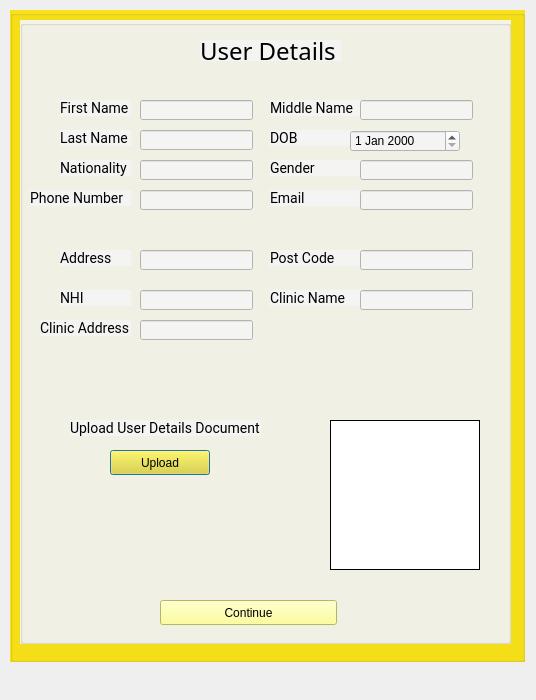
<?xml version="1.0" encoding="UTF-8"?>
<ui version="4.0">
 <class>citezinDetailDialog</class>
 <widget class="QDialog" name="citezinDetailDialog">
  <property name="geometry">
   <rect>
    <x>0</x>
    <y>0</y>
    <width>536</width>
    <height>700</height>
   </rect>
  </property>
  <property name="windowTitle">
   <string>Dialog</string>
  </property>
  <widget class="QGroupBox" name="groupBox">
   <property name="geometry">
    <rect>
     <x>10</x>
     <y>10</y>
     <width>515</width>
     <height>652</height>
    </rect>
   </property>
   <property name="styleSheet">
    <string notr="true">background-color: rgb(247, 225, 24);</string>
   </property>
   <property name="title">
    <string/>
   </property>
   <widget class="QGroupBox" name="groupBox_2">
    <property name="geometry">
     <rect>
      <x>10</x>
      <y>10</y>
      <width>491</width>
      <height>624</height>
     </rect>
    </property>
    <property name="styleSheet">
     <string notr="true">background-color: rgb(244, 244, 244,0.94);</string>
    </property>
    <property name="title">
     <string/>
    </property>
    <widget class="QLabel" name="label">
     <property name="geometry">
      <rect>
       <x>180</x>
       <y>20</y>
       <width>141</width>
       <height>21</height>
      </rect>
     </property>
     <property name="styleSheet">
      <string notr="true">font-family: Nunito;
font-style: normal;
font-weight: normal;
font-size: 24px;
line-height: 33px;

color: #000000;</string>
     </property>
     <property name="text">
      <string>User Details</string>
     </property>
    </widget>
    <widget class="QLabel" name="firstNameLabel">
     <property name="geometry">
      <rect>
       <x>40</x>
       <y>80</y>
       <width>71</width>
       <height>16</height>
      </rect>
     </property>
     <property name="styleSheet">
      <string notr="true">font-family: Roboto;
font-style: normal;
font-weight: normal;
font-size: 14px;
line-height: 16px;

color: #000000;</string>
     </property>
     <property name="text">
      <string>First Name</string>
     </property>
    </widget>
    <widget class="QLabel" name="lastNameLabel">
     <property name="geometry">
      <rect>
       <x>40</x>
       <y>110</y>
       <width>71</width>
       <height>16</height>
      </rect>
     </property>
     <property name="styleSheet">
      <string notr="true">font-family: Roboto;
font-style: normal;
font-weight: normal;
font-size: 14px;
line-height: 16px;

color: #000000;</string>
     </property>
     <property name="text">
      <string>Last Name</string>
     </property>
    </widget>
    <widget class="QLabel" name="nationalityLabel">
     <property name="geometry">
      <rect>
       <x>40</x>
       <y>140</y>
       <width>71</width>
       <height>16</height>
      </rect>
     </property>
     <property name="styleSheet">
      <string notr="true">font-family: Roboto;
font-style: normal;
font-weight: normal;
font-size: 14px;
line-height: 16px;

color: #000000;</string>
     </property>
     <property name="text">
      <string>Nationality</string>
     </property>
    </widget>
    <widget class="QLabel" name="addressLabel">
     <property name="geometry">
      <rect>
       <x>40</x>
       <y>230</y>
       <width>71</width>
       <height>16</height>
      </rect>
     </property>
     <property name="styleSheet">
      <string notr="true">font-family: Roboto;
font-style: normal;
font-weight: normal;
font-size: 14px;
line-height: 16px;

color: #000000;</string>
     </property>
     <property name="text">
      <string>Address</string>
     </property>
    </widget>
    <widget class="QLabel" name="phoneNumberLabel">
     <property name="geometry">
      <rect>
       <x>10</x>
       <y>170</y>
       <width>101</width>
       <height>16</height>
      </rect>
     </property>
     <property name="styleSheet">
      <string notr="true">font-family: Roboto;
font-style: normal;
font-weight: normal;
font-size: 14px;
line-height: 16px;

color: #000000;</string>
     </property>
     <property name="text">
      <string>Phone Number</string>
     </property>
    </widget>
    <widget class="QLabel" name="nhiLabel">
     <property name="geometry">
      <rect>
       <x>40</x>
       <y>270</y>
       <width>71</width>
       <height>16</height>
      </rect>
     </property>
     <property name="styleSheet">
      <string notr="true">font-family: Roboto;
font-style: normal;
font-weight: normal;
font-size: 14px;
line-height: 16px;

color: #000000;</string>
     </property>
     <property name="text">
      <string>NHI</string>
     </property>
    </widget>
    <widget class="QLabel" name="clinicAddressLabel">
     <property name="geometry">
      <rect>
       <x>20</x>
       <y>300</y>
       <width>91</width>
       <height>16</height>
      </rect>
     </property>
     <property name="styleSheet">
      <string notr="true">font-family: Roboto;
font-style: normal;
font-weight: normal;
font-size: 14px;
line-height: 16px;

color: #000000;</string>
     </property>
     <property name="text">
      <string>Clinic Address</string>
     </property>
    </widget>
    <widget class="QLabel" name="middleNameLabel">
     <property name="geometry">
      <rect>
       <x>250</x>
       <y>80</y>
       <width>91</width>
       <height>16</height>
      </rect>
     </property>
     <property name="styleSheet">
      <string notr="true">font-family: Roboto;
font-style: normal;
font-weight: normal;
font-size: 14px;
line-height: 16px;

color: #000000;</string>
     </property>
     <property name="text">
      <string>Middle Name</string>
     </property>
    </widget>
    <widget class="QLabel" name="dobLabel">
     <property name="geometry">
      <rect>
       <x>250</x>
       <y>110</y>
       <width>91</width>
       <height>16</height>
      </rect>
     </property>
     <property name="styleSheet">
      <string notr="true">font-family: Roboto;
font-style: normal;
font-weight: normal;
font-size: 14px;
line-height: 16px;

color: #000000;</string>
     </property>
     <property name="text">
      <string>DOB</string>
     </property>
    </widget>
    <widget class="QLabel" name="genderLabel">
     <property name="geometry">
      <rect>
       <x>250</x>
       <y>140</y>
       <width>91</width>
       <height>16</height>
      </rect>
     </property>
     <property name="styleSheet">
      <string notr="true">font-family: Roboto;
font-style: normal;
font-weight: normal;
font-size: 14px;
line-height: 16px;

color: #000000;</string>
     </property>
     <property name="text">
      <string>Gender</string>
     </property>
    </widget>
    <widget class="QLabel" name="emailLabel">
     <property name="geometry">
      <rect>
       <x>250</x>
       <y>170</y>
       <width>91</width>
       <height>16</height>
      </rect>
     </property>
     <property name="styleSheet">
      <string notr="true">font-family: Roboto;
font-style: normal;
font-weight: normal;
font-size: 14px;
line-height: 16px;

color: #000000;</string>
     </property>
     <property name="text">
      <string>Email</string>
     </property>
    </widget>
    <widget class="QLabel" name="postCodeLabel">
     <property name="geometry">
      <rect>
       <x>250</x>
       <y>230</y>
       <width>91</width>
       <height>16</height>
      </rect>
     </property>
     <property name="styleSheet">
      <string notr="true">font-family: Roboto;
font-style: normal;
font-weight: normal;
font-size: 14px;
line-height: 16px;

color: #000000;</string>
     </property>
     <property name="text">
      <string>Post Code</string>
     </property>
    </widget>
    <widget class="QLabel" name="clinicNameLabel">
     <property name="geometry">
      <rect>
       <x>250</x>
       <y>270</y>
       <width>91</width>
       <height>16</height>
      </rect>
     </property>
     <property name="styleSheet">
      <string notr="true">font-family: Roboto;
font-style: normal;
font-weight: normal;
font-size: 14px;
line-height: 16px;

color: #000000;</string>
     </property>
     <property name="text">
      <string>Clinic Name</string>
     </property>
    </widget>
    <widget class="QLabel" name="uploadDocLabel">
     <property name="geometry">
      <rect>
       <x>50</x>
       <y>400</y>
       <width>191</width>
       <height>16</height>
      </rect>
     </property>
     <property name="styleSheet">
      <string notr="true">font-family: Roboto;
font-style: normal;
font-weight: normal;
font-size: 14px;
line-height: 16px;

color: #000000;</string>
     </property>
     <property name="text">
      <string>Upload User Details Document</string>
     </property>
    </widget>
    <widget class="QLabel" name="userDetailsImage">
     <property name="geometry">
      <rect>
       <x>310</x>
       <y>400</y>
       <width>150</width>
       <height>150</height>
      </rect>
     </property>
     <property name="styleSheet">
      <string notr="true">background: #FFFFFF;
border: 1px solid #000000;
box-sizing: border-box;</string>
     </property>
     <property name="text">
      <string/>
     </property>
    </widget>
    <widget class="QPushButton" name="uploadButton">
     <property name="geometry">
      <rect>
       <x>90</x>
       <y>430</y>
       <width>100</width>
       <height>25</height>
      </rect>
     </property>
     <property name="styleSheet">
      <string notr="true">background-color: rgb(237, 215, 22);
</string>
     </property>
     <property name="text">
      <string>Upload</string>
     </property>
    </widget>
    <widget class="QPushButton" name="continueButton">
     <property name="geometry">
      <rect>
       <x>140</x>
       <y>580</y>
       <width>177</width>
       <height>25</height>
      </rect>
     </property>
     <property name="styleSheet">
      <string notr="true">background-color: rgb(255, 255, 127);
</string>
     </property>
     <property name="text">
      <string>Continue</string>
     </property>
    </widget>
    <widget class="QLineEdit" name="firstNameEdit">
     <property name="geometry">
      <rect>
       <x>120</x>
       <y>80</y>
       <width>113</width>
       <height>20</height>
      </rect>
     </property>
    </widget>
    <widget class="QLineEdit" name="lastNameEdit">
     <property name="geometry">
      <rect>
       <x>120</x>
       <y>110</y>
       <width>113</width>
       <height>20</height>
      </rect>
     </property>
    </widget>
    <widget class="QLineEdit" name="middleNameEdit">
     <property name="geometry">
      <rect>
       <x>340</x>
       <y>80</y>
       <width>113</width>
       <height>20</height>
      </rect>
     </property>
    </widget>
    <widget class="QLineEdit" name="nationalityEdit">
     <property name="geometry">
      <rect>
       <x>120</x>
       <y>140</y>
       <width>113</width>
       <height>20</height>
      </rect>
     </property>
    </widget>
    <widget class="QLineEdit" name="phoneNumberEdit">
     <property name="geometry">
      <rect>
       <x>120</x>
       <y>170</y>
       <width>113</width>
       <height>20</height>
      </rect>
     </property>
    </widget>
    <widget class="QLineEdit" name="addressEdit">
     <property name="geometry">
      <rect>
       <x>120</x>
       <y>230</y>
       <width>113</width>
       <height>20</height>
      </rect>
     </property>
    </widget>
    <widget class="QLineEdit" name="nhiEdit">
     <property name="geometry">
      <rect>
       <x>120</x>
       <y>270</y>
       <width>113</width>
       <height>20</height>
      </rect>
     </property>
    </widget>
    <widget class="QLineEdit" name="clinicAddressEdit">
     <property name="geometry">
      <rect>
       <x>120</x>
       <y>300</y>
       <width>113</width>
       <height>20</height>
      </rect>
     </property>
    </widget>
    <widget class="QLineEdit" name="genderEdit">
     <property name="geometry">
      <rect>
       <x>340</x>
       <y>140</y>
       <width>113</width>
       <height>20</height>
      </rect>
     </property>
    </widget>
    <widget class="QLineEdit" name="emailEdit">
     <property name="geometry">
      <rect>
       <x>340</x>
       <y>170</y>
       <width>113</width>
       <height>20</height>
      </rect>
     </property>
    </widget>
    <widget class="QLineEdit" name="postCodeEdit">
     <property name="geometry">
      <rect>
       <x>340</x>
       <y>230</y>
       <width>113</width>
       <height>20</height>
      </rect>
     </property>
    </widget>
    <widget class="QLineEdit" name="clinicNameEdit">
     <property name="geometry">
      <rect>
       <x>340</x>
       <y>270</y>
       <width>113</width>
       <height>20</height>
      </rect>
     </property>
    </widget>
    <widget class="QDateEdit" name="dateEdit">
     <property name="geometry">
      <rect>
       <x>330</x>
       <y>110</y>
       <width>110</width>
       <height>22</height>
      </rect>
     </property>
    </widget>
   </widget>
  </widget>
 </widget>
 <resources/>
 <connections/>
</ui>
